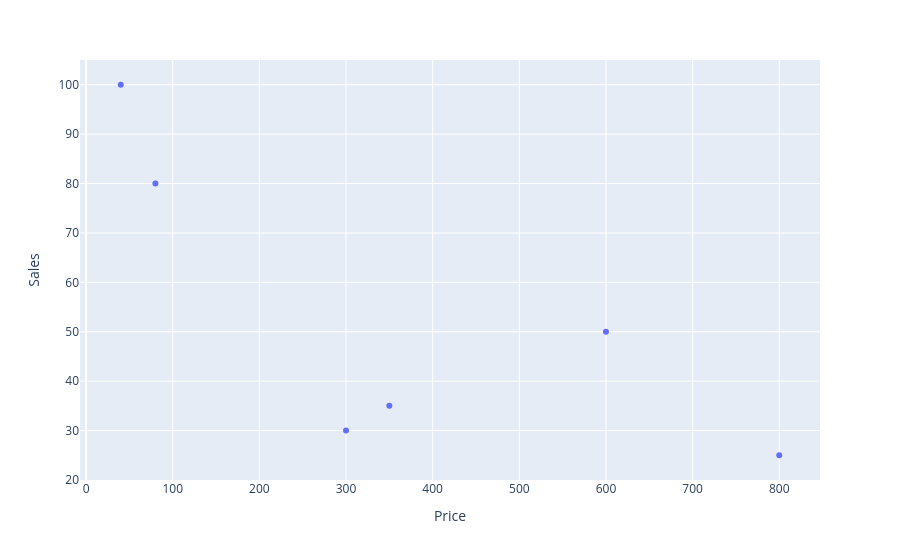

Notebook cell for this chart:
### Code cell
fig = px.scatter(df, x="Price", y="Sales")
fig.show()

### Figure 1 — Plotly figure (JSON) as saved in the notebook; plotly's stock layout.template omitted (floating-point values rounded to 4 significant figures)
{"data": [{"hovertemplate": "Price=%{x}<br>Sales=%{y}<extra></extra>", "legendgroup": "", "marker": {"color": "#636efa", "symbol": "circle"}, "mode": "markers", "name": "", "orientation": "v", "showlegend": false, "type": "scatter", "x": [800, 600, 350, 300, 80, 40], "xaxis": "x", "y": [25, 50, 35, 30, 80, 100], "yaxis": "y"}], "layout": {"legend": {"tracegroupgap": 0}, "margin": {"t": 60}, "xaxis": {"anchor": "y", "domain": [0, 1], "title": {"text": "Price"}}, "yaxis": {"anchor": "x", "domain": [0, 1], "title": {"text": "Sales"}}}}
